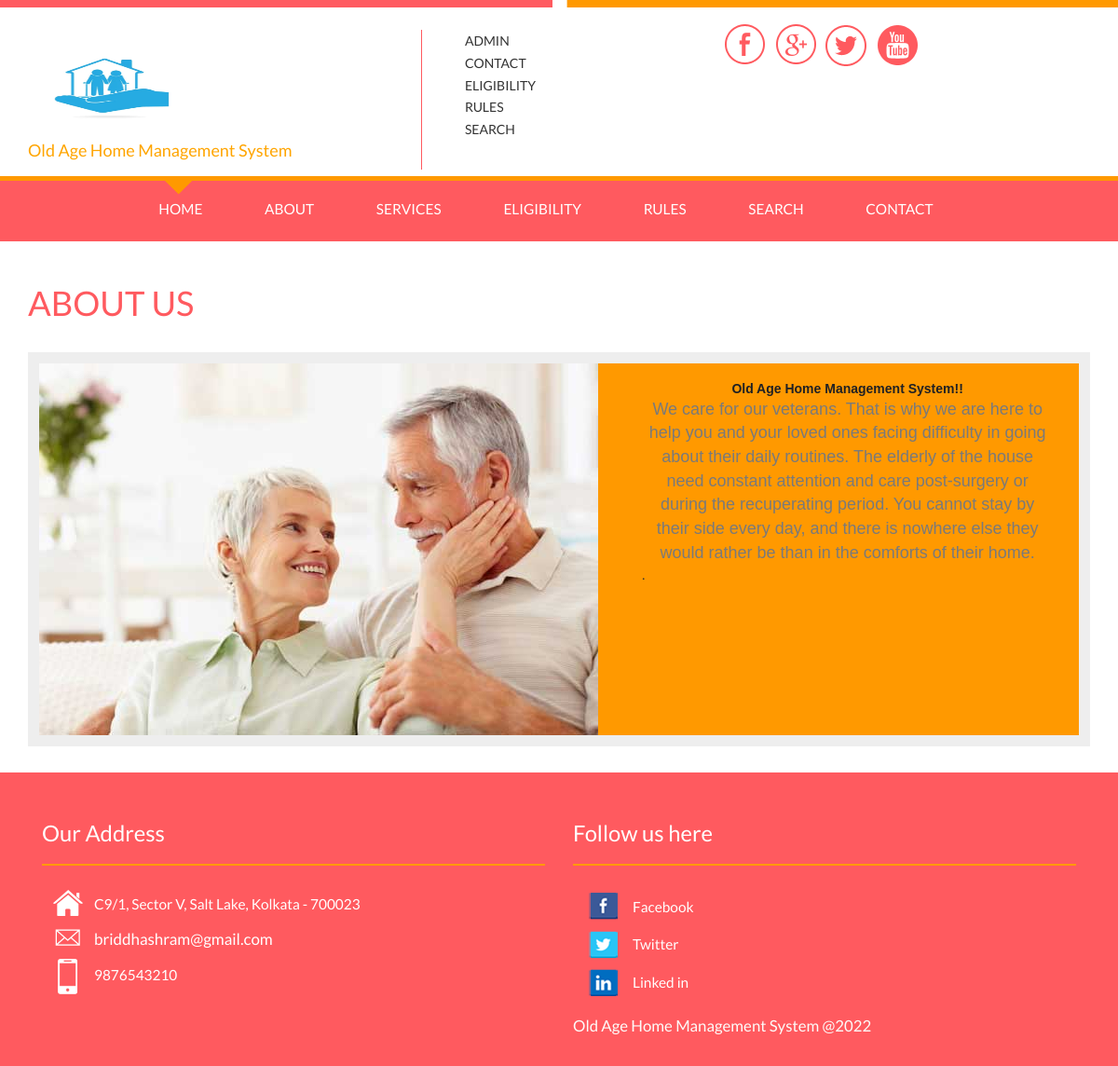
Page /about.php on the committed database.
### tables this page shows
CREATE TABLE `tblpage` (
  `ID` int(10) NOT NULL,
  `PageType` varchar(200) DEFAULT NULL,
  `PageTitle` mediumtext DEFAULT NULL,
  `PageDescription` mediumtext DEFAULT NULL,
  `Email` varchar(200) DEFAULT NULL,
  `MobileNumber` bigint(10) DEFAULT NULL,
  `UpdationDate` date DEFAULT NULL,
  `Timing` varchar(200) NOT NULL
);

### about.php (the view, shortened to what this page needs)
<?php
include('includes/config.php');
  ?>
<!DOCTYPE HTML>
<html>
<head>
<link href="css/bootstrap.css" rel='stylesheet' type='text/css' />
<link href="css/style.css" rel='stylesheet' type='text/css' />
</head>
<body>
<?php include_once('includes/header.php');?>
	</div>
	<div class="About-section">
	 	<div class="container">
	 		<h3>ABOUT US</h3>
	 		<div class="about-part">
		 		<div class="about-pic">
		 			<img class="img-responsive" src="images/about.jpg" alt="" />
		 		</div>
		 		<div class="about-textside">
		 			<?php
$ret=mysqli_query($con,"select * from tblpage where PageType='aboutus' ");
while ($row=mysqli_fetch_array($ret)) {
?>
		 			<p><?php  echo $row['PageDescription'];?>.</p><?php } ?>
		 		</div>
	 		</div>
	 	</div>
	 </div>
	<?php include_once('includes/footer.php');?>
</body>
</html>

### includes/footer.php (shortened to what this page needs)
<div class= "footer">
         <div class="container">
            <div class="col-md-6 footer-grid footer-grid1">
                    <div class="Office Address">
                        <h4>Our Address</h4>
                       <ul class="bottom-icons">
                        <?php
$ret=mysqli_query($con,"select * from tblpage where PageType='contactus' ");
while ($row=mysqli_fetch_array($ret)) {
?>
                            <li><a class="home" href="#"><span> </span></a><?php  echo $row['PageDescription'];?></li>
                            <li><a class="mail" href="mailto:info@example.com"><span> </span><?php  echo $row['Email'];?></a></li>
                            <li><a class="mbl" href="#"><span> </span></a><?php  echo $row['MobileNumber'];?></li>
                            <div class="clearfix"> </div><?php } ?>
                        </ul>
                     </div>
                </div>
                <div class="col-md-6 footer-grid footer-grid3">
                    <div class=" Follow us here">
                    <h4> Follow us here</h4>
                        <ul class="bottom-icons two">
                            <li><a class="fbook" href="#"><span> </span></a>Facebook</li>
                            <li><a class="twt" href="#"><span> </span></a>Twitter</li>
                            <li><a class="iin" href="#"><span> </span></a>Linked in</li>
                        </ul>
                    </div>
                    <div class="copy-center">
                            <p>Old Age Home Management System @2022</p>
                        </div>
                    </div>
                    <div class="clearfix"> </div>
                </div>
            </div>

### css/style.css (style rules this page uses)
body { background: #fff; font-family: 'Lato', sans-serif; }
.About-section { padding: 2em 0; }
.about-pic { float: left; width:55%; }
.about-textside { float: right; width: 42%; padding: 0em 2em 1em 0em; }
.about-part { border: 12px solid#eee; background: #ff9900; }
.About-section h3,.inspiration h3 { margin:0.5em 0 0.9em 0; font-size:2.6em; color:#ff5a5f; text-transform:uppercase; text-align: left; }
.about-textside p { color: #fff; font-size: 1.2em; margin: 1em 0 1em 0; line-height: 1.7em; }
.footer { background: #ff5a5f; padding: 2em 0; }
.footer p { color:#FDFBF9; font-size:1.2em; text-decoration: none; font-weight:400; margin: 0; line-height: 1.9em; }
.footer-grid h4 { color: #fff; font-size: 1.7em; text-decoration: none; font-weight: 400; margin: 1em 0; border-bottom: 2px solid #ff9901; padding: 0px 0 20px 0; }
ul.bottom-icons,ul.bottom-icons.two { padding: 0; }
ul.bottom-icons li,ul.bottom-icons.two li { display: block; margin-left:0px; list-style: none; }
ul.bottom-icons.two li a span { width:32px; height:32px; display: inline-block; background: url('../images/footer.png') no-repeat; vertical-align: middle; -webkit-transition: all 0.3s ease; -moz-transition: all 0.3s ease; -o-transition: all 0.3s ease; transition: all 0.3s ease; margin: 0 16px; }
ul.bottom-icons li a span { width:32px; height:38px; display: inline-block; background: url('../images/icons.png') no-repeat; vertical-align: middle; -webkit-transition: all 0.3s ease; -moz-transition: all 0.3s ease; -o-transition: all 0.3s ease; transition: all 0.3s ease; margin: 0 12px; }
ul.bottom-icons li a.home span { background-position: 0px -119px; }
ul.bottom-icons li a.mail span { background-position: 0px -179px; }
ul.bottom-icons li a.mbl span { background-position: 0px -219px; }
ul.bottom-icons.two li a.fbook span { background-position: -0px -0px; }
ul.bottom-icons.two li a.twt span { background-position: -0px -32px; }
ul.bottom-icons.two li a.iin span { background-position: -0px -64px; }
.bottom-icons li a,.bottom-icons.two li a,.bottom-icons li,.bottom-icons.two li { font-weight: 400; font-size: 1.1em; text-decoration: none; color: #fff; transition: 0.5s all; -webkit-transition: 0.5s all; -moz-transition: 0.5s all; -o-transition: 0.5s all; }
.bottom-icons.two li a { line-height: 2.4em; }

### rows in the picture
tblpage: PageDescription "Old Age Home Management System!! We care for our veterans. That is why we are here to help you and your loved ones facing difficulty in going about their daily routines. The elderly of the house need constant attention and care post-surgery or during the recuperating period. You cannot stay by their side every day, and there is nowhere else they would rather be than in the comforts of their home."
tblpage: PageDescription "C9/1, Sector V, Salt Lake, Kolkata - 700023", Email "briddhashram@gmail.com", MobileNumber "9876543210"
